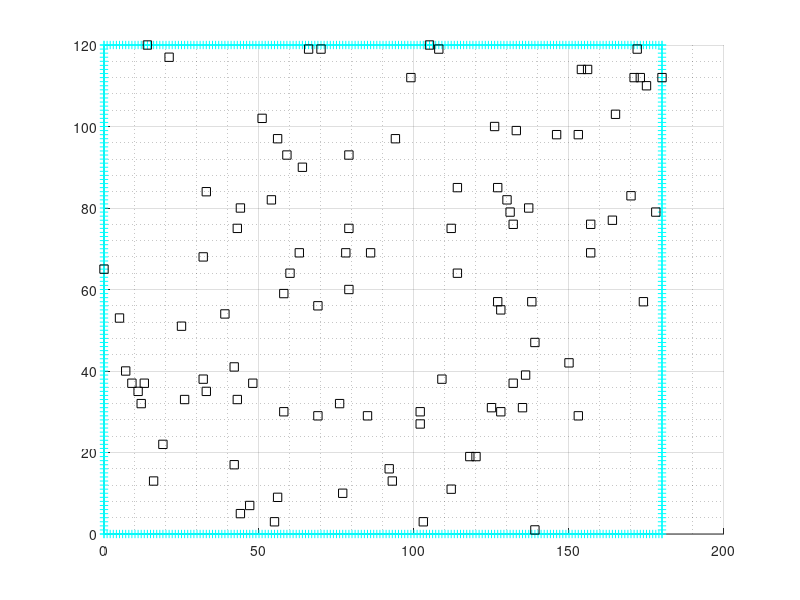

Recreate this plot in MATLAB.
% Goal for next week is to move robot around obstacle field forever without
% collision and vison cone shown 

% Clear workspace, clear plot, reinitialize random number generator 
clear;
clf('reset')
rng('shuffle') 

% User defined variables
% Add obstacle size 
xmax = 180;
ymax = 120;
obstacle_count = 100;

% Generate field wall
xwall = 0:xmax;
ywall = 0:ymax;
xmax_vector = xmax*ones(1, ymax+1);
ymax_vector = ymax*ones(1, xmax+1);

% Generate x, y coordiantes of each obstacle 
xcoord = 1:obstacle_count;
ycoord = 1:obstacle_count;
for i = 1:obstacle_count
    xcoord(i) = randi([0,xmax]);
    ycoord(i) = randi([0,ymax]);
end

% Visualize data 
% Increase wall thickness 
hold on
grid on
grid minor
S = 'c+-';
plot(xwall, zeros(1, xmax+1), S);
plot(xwall, ymax_vector, S);
plot(zeros(1, ymax+1), ywall, S);
plot(xmax_vector, ywall, S);
plot(xcoord, ycoord, 'ks')
hold off

% Add virtual boarder for operation area, reject all data outside (can't detect
% wall) based on known positions 

% Generate random start and finish location  

% Find ideal path withought obstacles 

% Place robot on start location with orientation ^, v, <, > 

% Manual control 

% Auto-pilot without prior knowledge of obstacles or learning

% Collect data from test 

% Alert when finished or stuck 


